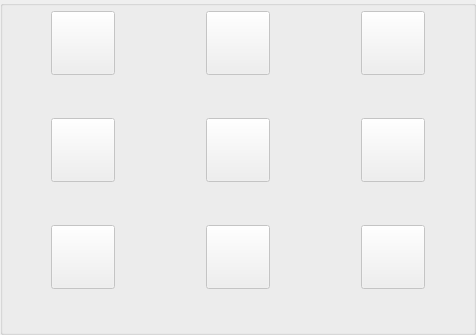
       <widget class="QGroupBox" name="groupBox_2">
        <property name="title">
         <string/>
        </property>
        <layout class="QVBoxLayout" name="verticalLayout_6">
         <property name="spacing">
          <number>5</number>
         </property>
         <property name="leftMargin">
          <number>5</number>
         </property>
         <property name="topMargin">
          <number>5</number>
         </property>
         <property name="rightMargin">
          <number>5</number>
         </property>
         <property name="bottomMargin">
          <number>5</number>
         </property>
         <item>
          <layout class="QVBoxLayout" name="verticalLayout_4">
           <item>
            <layout class="QGridLayout" name="gridLayout_7">
             <item row="1" column="0">
              <widget class="QLabel" name="round1_enemy3_class">
               <property name="minimumSize">
                <size>
                 <width>150</width>
                 <height>0</height>
                </size>
               </property>
               <property name="maximumSize">
                <size>
                 <width>150</width>
                 <height>16777215</height>
                </size>
               </property>
               <property name="text">
                <string/>
               </property>
              </widget>
             </item>
             <item row="7" column="2">
              <widget class="QLabel" name="round3_enemy1_class">
               <property name="minimumSize">
                <size>
                 <width>150</width>
                 <height>0</height>
                </size>
               </property>
               <property name="maximumSize">
                <size>
                 <width>150</width>
                 <height>16777215</height>
                </size>
               </property>
               <property name="text">
                <string/>
               </property>
              </widget>
             </item>
             <item row="3" column="2">
              <layout class="QHBoxLayout" name="horizontalLayout_10">
               <item>
                <widget class="QPushButton" name="round2_enemy1_pic">
                 <property name="enabled">
                  <bool>false</bool>
                 </property>
                 <property name="minimumSize">
                  <size>
                   <width>64</width>
                   <height>64</height>
                  </size>
                 </property>
                 <property name="maximumSize">
                  <size>
                   <width>64</width>
                   <height>64</height>
                  </size>
                 </property>
                 <property name="text">
                  <string/>
                 </property>
                 <property name="iconSize">
                  <size>
                   <width>64</width>
                   <height>64</height>
                  </size>
                 </property>
                </widget>
               </item>
              </layout>
             </item>
             <item row="8" column="2">
              <widget class="QLabel" name="round3_enemy1_health">
               <property name="minimumSize">
                <size>
                 <width>150</width>
                 <height>0</height>
                </size>
               </property>
               <property name="maximumSize">
                <size>
                 <width>150</width>
                 <height>16777215</height>
                </size>
               </property>
               <property name="text">
                <string/>
               </property>
              </widget>
             </item>
             <item row="6" column="1">
              <layout class="QHBoxLayout" name="horizontalLayout_20">
               <item>
                <widget class="QPushButton" name="round3_enemy2_pic">
                 <property name="enabled">
                  <bool>false</bool>
                 </property>
                 <property name="minimumSize">
                  <size>
                   <width>64</width>
                   <height>64</height>
                  </size>
                 </property>
                 <property name="maximumSize">
                  <size>
                   <width>64</width>
                   <height>64</height>
                  </size>
                 </property>
                 <property name="text">
                  <string/>
                 </property>
                 <property name="iconSize">
                  <size>
                   <width>64</width>
                   <height>64</height>
                  </size>
                 </property>
                </widget>
               </item>
              </layout>
             </item>
             <item row="4" column="0">
              <widget class="QLabel" name="round2_enemy3_class">
               <property name="minimumSize">
                <size>
                 <width>150</width>
                 <height>0</height>
                </size>
               </property>
               <property name="maximumSize">
                <size>
                 <width>150</width>
                 <height>16777215</height>
                </size>
               </property>
               <property name="text">
                <string/>
               </property>
              </widget>
             </item>
             <item row="4" column="1">
              <widget class="QLabel" name="round2_enemy2_class">
               <property name="minimumSize">
                <size>
                 <width>150</width>
                 <height>0</height>
                </size>
               </property>
               <property name="maximumSize">
                <size>
                 <width>150</width>
                 <height>16777215</height>
                </size>
               </property>
               <property name="text">
                <string/>
               </property>
              </widget>
             </item>
             <item row="3" column="0">
              <layout class="QHBoxLayout" name="horizontalLayout_6">
               <item>
                <widget class="QPushButton" name="round2_enemy3_pic">
                 <property name="enabled">
                  <bool>false</bool>
                 </property>
                 <property name="minimumSize">
                  <size>
                   <width>64</width>
                   <height>64</height>
                  </size>
                 </property>
                 <property name="maximumSize">
                  <size>
                   <width>64</width>
                   <height>64</height>
                  </size>
                 </property>
                 <property name="text">
                  <string/>
                 </property>
                 <property name="iconSize">
                  <size>
                   <width>64</width>
                   <height>64</height>
                  </size>
                 </property>
                </widget>
               </item>
              </layout>
             </item>
             <item row="3" column="1">
              <layout class="QHBoxLayout" name="horizontalLayout_7">
               <item>
                <widget class="QPushButton" name="round2_enemy2_pic">
                 <property name="enabled">
                  <bool>false</bool>
                 </property>
                 <property name="minimumSize">
                  <size>
                   <width>64</width>
                   <height>64</height>
                  </size>
                 </property>
                 <property name="maximumSize">
                  <size>
                   <width>64</width>
                   <height>64</height>
                  </size>
                 </property>
                 <property name="text">
                  <string/>
                 </property>
                 <property name="iconSize">
                  <size>
                   <width>64</width>
                   <height>64</height>
                  </size>
                 </property>
                </widget>
               </item>
              </layout>
             </item>
             <item row="6" column="0">
              <layout class="QHBoxLayout" name="horizontalLayout_21">
               <item>
                <widget class="QPushButton" name="round3_enemy3_pic">
                 <property name="enabled">
                  <bool>false</bool>
                 </property>
                 <property name="minimumSize">
                  <size>
                   <width>64</width>
                   <height>64</height>
                  </size>
                 </property>
                 <property name="maximumSize">
                  <size>
                   <width>64</width>
                   <height>64</height>
                  </size>
                 </property>
                 <property name="text">
                  <string/>
                 </property>
                 <property name="iconSize">
                  <size>
                   <width>64</width>
                   <height>64</height>
                  </size>
                 </property>
                </widget>
               </item>
              </layout>
             </item>
             <item row="0" column="1">
              <layout class="QHBoxLayout" name="horizontalLayout_2">
               <item>
                <widget class="QPushButton" name="round1_enemy2_pic">
                 <property name="enabled">
                  <bool>false</bool>
                 </property>
                 <property name="minimumSize">
                  <size>
                   <width>64</width>
                   <height>64</height>
                  </size>
                 </property>
                 <property name="maximumSize">
                  <size>
                   <width>64</width>
                   <height>64</height>
                  </size>
                 </property>
                 <property name="text">
                  <string/>
                 </property>
                 <property name="iconSize">
                  <size>
                   <width>64</width>
                   <height>64</height>
                  </size>
                 </property>
                </widget>
               </item>
              </layout>
             </item>
             <item row="7" column="0">
              <widget class="QLabel" name="round3_enemy3_class">
               <property name="minimumSize">
                <size>
                 <width>150</width>
                 <height>0</height>
                </size>
               </property>
               <property name="maximumSize">
                <size>
                 <width>150</width>
                 <height>28</height>
                </size>
               </property>
               <property name="text">
                <string/>
               </property>
              </widget>
             </item>
             <item row="1" column="1">
              <widget class="QLabel" name="round1_enemy2_class">
               <property name="minimumSize">
                <size>
                 <width>150</width>
                 <height>0</height>
                </size>
               </property>
               <property name="maximumSize">
                <size>
                 <width>150</width>
                 <height>28</height>
                </size>
               </property>
               <property name="text">
                <string/>
               </property>
              </widget>
             </item>
             <item row="8" column="0">
              <widget class="QLabel" name="round3_enemy3_health">
               <property name="minimumSize">
                <size>
                 <width>150</width>
                 <height>0</height>
                </size>
               </property>
               <property name="maximumSize">
                <size>
                 <width>150</width>
                 <height>16777215</height>
                </size>
               </property>
               <property name="text">
                <string/>
               </property>
              </widget>
             </item>
             <item row="2" column="0">
              <widget class="QLabel" name="round1_enemy3_health">
               <property name="minimumSize">
                <size>
                 <width>150</width>
                 <height>0</height>
                </size>
               </property>
               <property name="maximumSize">
                <size>
                 <width>150</width>
                 <height>16777215</height>
                </size>
               </property>
               <property name="text">
                <string/>
               </property>
              </widget>
             </item>
             <item row="0" column="2">
              <layout class="QHBoxLayout" name="horizontalLayout">
               <item>
                <widget class="QPushButton" name="round1_enemy1_pic">
                 <property name="enabled">
                  <bool>false</bool>
                 </property>
                 <property name="minimumSize">
                  <size>
                   <width>64</width>
                   <height>64</height>
                  </size>
                 </property>
                 <property name="maximumSize">
                  <size>
                   <width>64</width>
                   <height>64</height>
                  </size>
                 </property>
                 <property name="text">
                  <string/>
                 </property>
                 <property name="iconSize">
                  <size>
                   <width>64</width>
                   <height>64</height>
                  </size>
                 </property>
                </widget>
               </item>
              </layout>
             </item>
             <item row="5" column="0">
              <widget class="QLabel" name="round2_enemy3_health">
               <property name="minimumSize">
                <size>
                 <width>150</width>
                 <height>0</height>
                </size>
               </property>
               <property name="maximumSize">
                <size>
                 <width>150</width>
                 <height>16777215</height>
                </size>
               </property>
               <property name="text">
                <string/>
               </property>
              </widget>
             </item>
             <item row="5" column="1">
              <widget class="QLabel" name="round2_enemy2_health">
               <property name="minimumSize">
                <size>
                 <width>150</width>
                 <height>0</height>
                </size>
               </property>
               <property name="maximumSize">
                <size>
                 <width>150</width>
                 <height>16777215</height>
                </size>
               </property>
               <property name="text">
                <string/>
               </property>
              </widget>
             </item>
             <item row="8" column="1">
              <widget class="QLabel" name="round3_enemy2_health">
               <property name="minimumSize">
                <size>
                 <width>150</width>
                 <height>0</height>
                </size>
               </property>
               <property name="maximumSize">
                <size>
                 <width>150</width>
                 <height>16777215</height>
                </size>
               </property>
               <property name="text">
                <string/>
               </property>
              </widget>
             </item>
             <item row="2" column="1">
              <widget class="QLabel" name="round1_enemy2_health">
               <property name="minimumSize">
                <size>
                 <width>150</width>
                 <height>0</height>
                </size>
               </property>
               <property name="maximumSize">
                <size>
                 <width>150</width>
                 <height>16777215</height>
                </size>
               </property>
               <property name="text">
                <string/>
               </property>
              </widget>
             </item>
             <item row="4" column="2">
              <widget class="QLabel" name="round2_enemy1_class">
               <property name="minimumSize">
                <size>
                 <width>150</width>
                 <height>0</height>
                </size>
               </property>
               <property name="maximumSize">
                <size>
                 <width>150</width>
                 <height>16777215</height>
                </size>
               </property>
               <property name="text">
                <string/>
               </property>
              </widget>
             </item>
             <item row="1" column="2">
              <widget class="QLabel" name="round1_enemy1_class">
               <property name="minimumSize">
                <size>
                 <width>150</width>
                 <height>0</height>
                </size>
               </property>
               <property name="maximumSize">
                <size>
                 <width>150</width>
                 <height>28</height>
                </size>
               </property>
               <property name="text">
                <string/>
               </property>
              </widget>
             </item>
             <item row="2" column="2">
              <widget class="QLabel" name="round1_enemy1_health">
               <property name="minimumSize">
                <size>
                 <width>150</width>
                 <height>0</height>
                </size>
               </property>
               <property name="maximumSize">
                <size>
                 <width>150</width>
                 <height>16777215</height>
                </size>
               </property>
               <property name="text">
                <string/>
               </property>
              </widget>
             </item>
             <item row="5" column="2">
              <widget class="QLabel" name="round2_enemy1_health">
               <property name="minimumSize">
                <size>
                 <width>150</width>
                 <height>0</height>
                </size>
               </property>
               <property name="maximumSize">
                <size>
                 <width>150</width>
                 <height>16777215</height>
                </size>
               </property>
               <property name="text">
                <string/>
               </property>
              </widget>
             </item>
             <item row="6" column="2">
              <layout class="QHBoxLayout" name="horizontalLayout_12">
               <item>
                <widget class="QPushButton" name="round3_enemy1_pic">
                 <property name="enabled">
                  <bool>false</bool>
                 </property>
                 <property name="minimumSize">
                  <size>
                   <width>64</width>
                   <height>64</height>
                  </size>
                 </property>
                 <property name="maximumSize">
                  <size>
                   <width>64</width>
                   <height>64</height>
                  </size>
                 </property>
                 <property name="text">
                  <string/>
                 </property>
                 <property name="iconSize">
                  <size>
                   <width>64</width>
                   <height>64</height>
                  </size>
                 </property>
                </widget>
               </item>
              </layout>
             </item>
             <item row="0" column="0">
              <layout class="QHBoxLayout" name="horizontalLayout_5">
               <item>
                <widget class="QPushButton" name="round1_enemy3_pic">
                 <property name="enabled">
                  <bool>false</bool>
                 </property>
                 <property name="minimumSize">
                  <size>
                   <width>64</width>
                   <height>64</height>
                  </size>
                 </property>
                 <property name="maximumSize">
                  <size>
                   <width>64</width>
                   <height>64</height>
                  </size>
                 </property>
                 <property name="text">
                  <string/>
                 </property>
                 <property name="iconSize">
                  <size>
                   <width>64</width>
                   <height>64</height>
                  </size>
                 </property>
                </widget>
               </item>
              </layout>
             </item>
             <item row="7" column="1">
              <widget class="QLabel" name="round3_enemy2_class">
               <property name="minimumSize">
                <size>
                 <width>150</width>
                 <height>0</height>
                </size>
               </property>
               <property name="maximumSize">
                <size>
                 <width>150</width>
                 <height>28</height>
                </size>
               </property>
               <property name="text">
                <string/>
               </property>
              </widget>
             </item>
            </layout>
           </item>
          </layout>
         </item>
        </layout>
       </widget>
